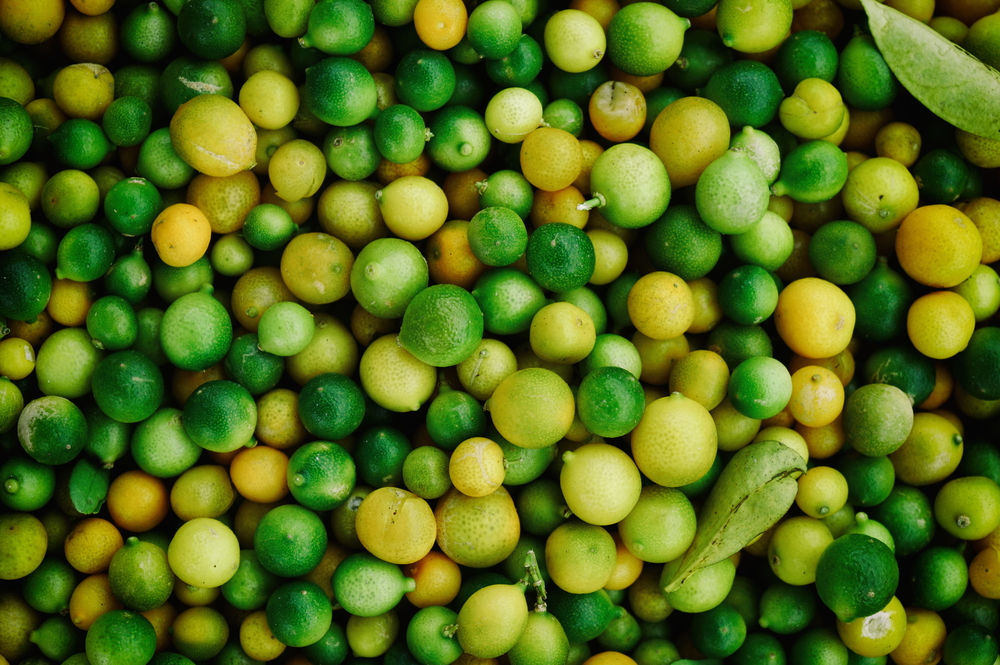
//> input picture src/0802.png, 1000 x 665 px, shrunk from 2040 x 1356 before the run
$ ./add_salt_and_pepper_noise 0802.png 3 3   (built with g++ and OpenCV 4)
//> lines starting //> are read from the running program, lines starting //| are printed output that depends on the picture; after the words box and inside, x2 and y2 are one past the last pixel; in counts of white or black regions, pixels touching at a corner belong together
// Compile: g++ add_salt_and_pepper_noise.cpp -o add_salt_and_pepper_noise `pkg-config --cflags --libs opencv4`

#include "opencv2/opencv.hpp"
#include <iostream>
#include <string>

using namespace std;
using namespace cv;

void Add_salt_pepper_Noise(Mat &srcArr, float pa, float pb )

{    RNG rng; // rand number generate
    int amount1=srcArr.rows*srcArr.cols*pa;
    int amount2=srcArr.rows*srcArr.cols*pb;
    for(int counter=0; counter<amount1; ++counter)
    {
      // rng.uniform( 0,srcArr.rows), rng.uniform(0, srcArr.cols)
    	 srcArr.at<uchar>(rng.uniform( 0,srcArr.rows), rng.uniform(0, srcArr.cols)) =0;

    }
     for (int counter=0; counter<amount2; ++counter)
     {
     	srcArr.at<uchar>(rng.uniform(0,srcArr.rows), rng.uniform(0,srcArr.cols)) = 255;
     }
}
void Add_gaussian_Noise(Mat &srcArr,double mean,double sigma)
{
    Mat NoiseArr = srcArr.clone();
    RNG rng;
    rng.fill(NoiseArr, RNG::NORMAL, mean,sigma);

     //randn(dstArr,mean,sigma);
    add(srcArr, NoiseArr, srcArr);
}

int main(int argc, char *argv[])
{
	Mat srcArr;
   float Pa;
	float Pb;
	string image_name,noise_degree;
	if (argc<=3)
	{ cout<< "<image_name.png> <Pa (%)> <Pb (%)> \n";
	  exit(0);

	}

	else if (argc>=4)
	{

		srcArr = imread(argv[1]);
//> srcArr is the input picture: 665 rows x 1000 cols, CV_8UC3; mean B, G, R 23.9, 107.2, 84.2
		image_name = argv[1];
//> image_name = "0802.png"
		 Pa = strtol(argv[2], NULL, 10)/100.0;
//> Pa = 0.03
		 Pb = strtol(argv[3], NULL, 10)/100.0;
//> Pb = 0.03


	}


	cvtColor(srcArr,srcArr, cv::COLOR_RGB2GRAY,1);
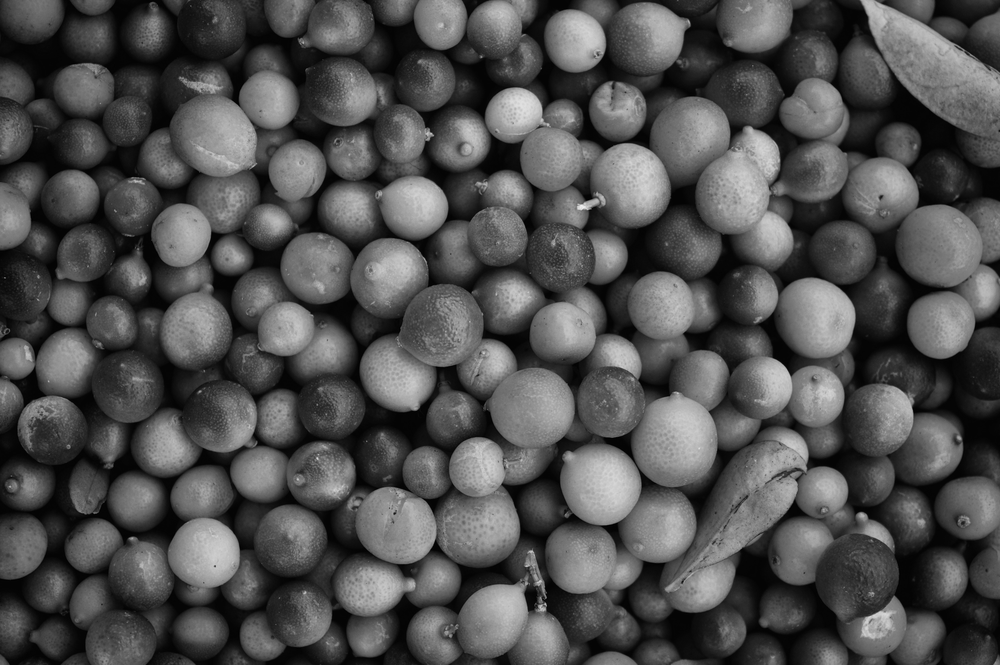
//> srcArr: 665 rows x 1000 cols, CV_8UC1; min 0, max 241, mean 79.7

	Mat srcArr1 = srcArr.clone();
	Mat srcArr2 = srcArr.clone();
	Mat dstArr;
	if(Pa >= 0.5 || Pb >= 0.5)
		noise_degree = "high";
	else
		noise_degree ="low";

	Add_salt_pepper_Noise(srcArr1, Pa,Pb);
//> in Add_salt_pepper_Noise, `int amount1=srcArr.rows*srcArr.cols*pa;`: amount1 = 19950
//> after the loop in Add_salt_pepper_Noise, `for(int counter=0; counter<amount1; ++counter)`:
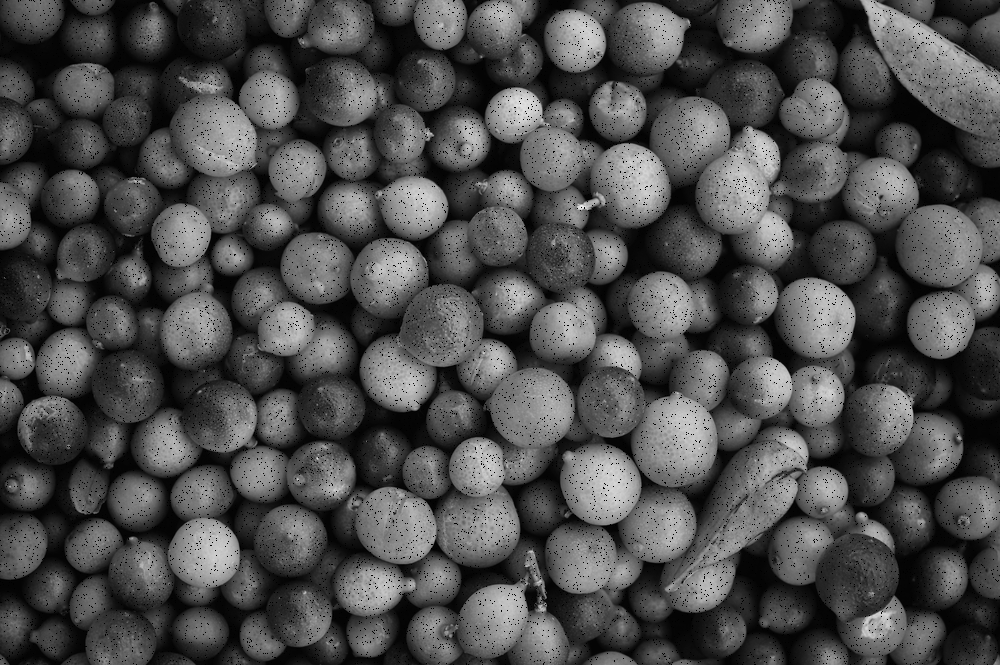
//> srcArr: 665 rows x 1000 cols, CV_8UC1; 2.95% of pixels changed, all inside (x1, y1, x2, y2) = (0, 0, 1000, 665)
//> after the loop in Add_salt_pepper_Noise, `for (int counter=0; counter<amount2; ++counter)`:
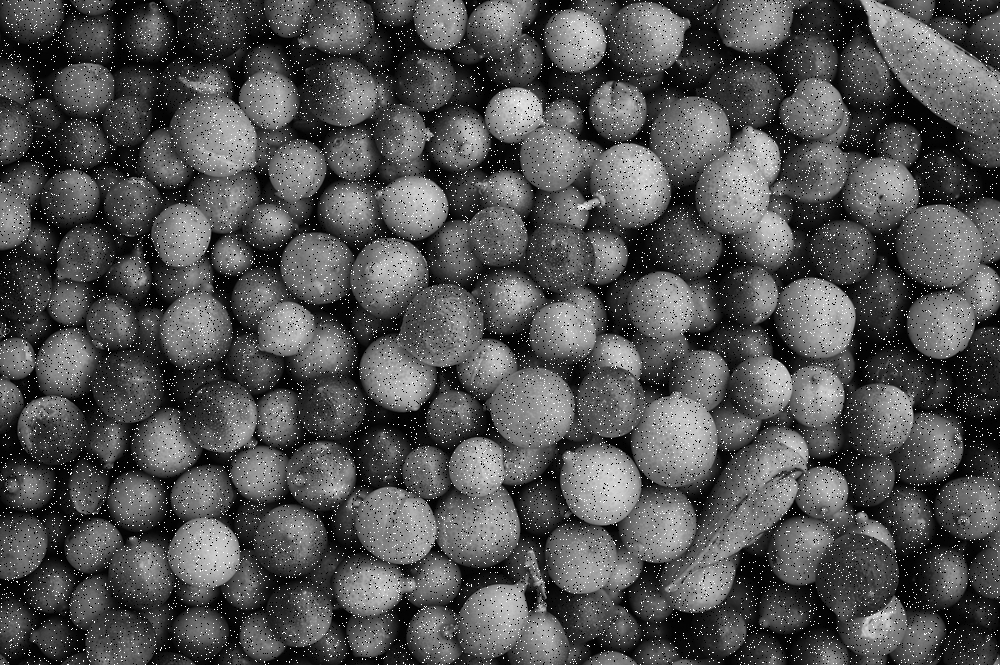
//> srcArr: 665 rows x 1000 cols, CV_8UC1; 2.96% of pixels changed, all inside (x1, y1, x2, y2) = (0, 0, 1000, 665)
	//imshow("Add salt and pepper noise to image ", srcArr1);
	imwrite(noise_degree + "_noisy_"+image_name,srcArr1);
	return 0;
}
